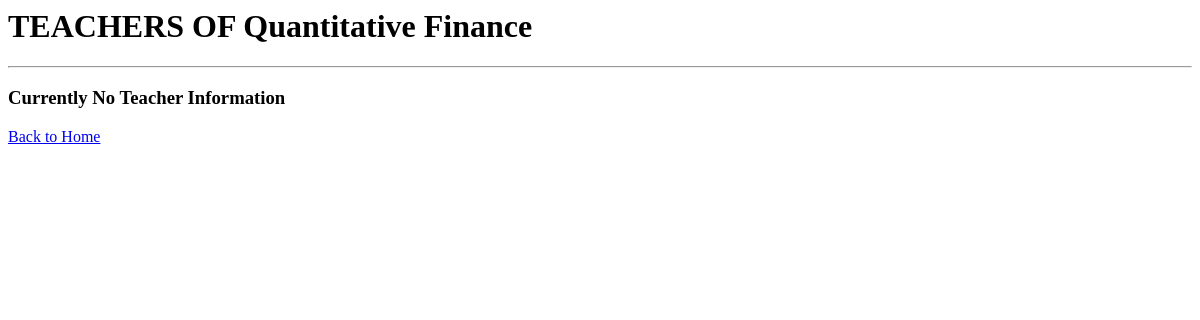
/teachers/?sno=1, run on an earlier commit of the app's database.
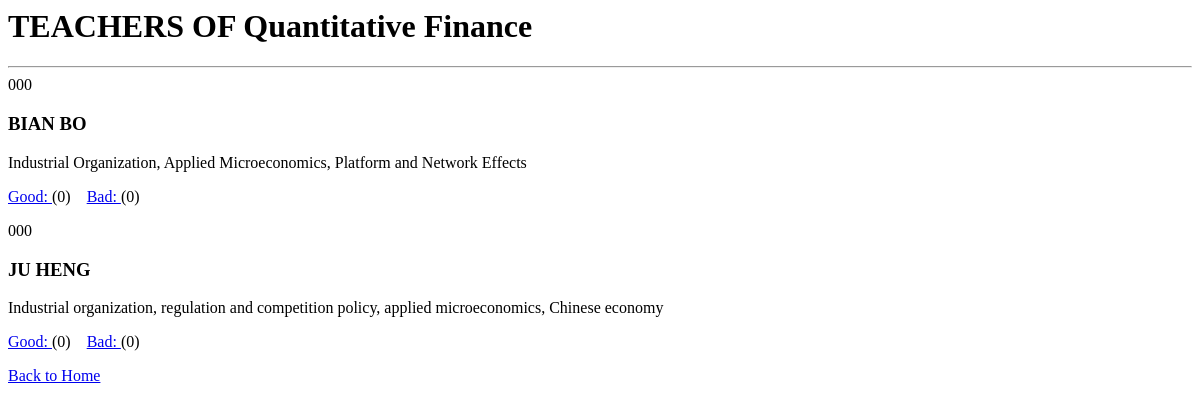
And on a later commit of the database.
### poll/models.py (models this page shows, shortened)
class Subject(models.Model):
    no = models.IntegerField(primary_key = True, verbose_name = 'No.')
    name = models.CharField(max_length =20, verbose_name = 'Name')
    intro = models.CharField(max_length = 511, verbose_name = 'Introduction', default ='')
    create_date = models.DateField(null=True, verbose_name ='Date of Creation')
    is_hot = models.BooleanField(default=False, verbose_name = 'Popularity')
    class Meta:
        db_table = 'tb_subject'
        verbose_name = 'Subject'
        verbose_name_plural = 'Subjects'

class Teacher(models.Model):
    no = models.IntegerField(primary_key =True, verbose_name ='No.')
    name = models.CharField(max_length = 20, verbose_name = 'Name')
    detail = models.CharField(max_length=1023, default ='', blank = True, verbose_name='Details')
    photo = models.CharField(max_length=1023, default='', verbose_name = 'Photo')
    good_count = models.IntegerField(default=0, verbose_name='Good No.')
    bad_count = models.IntegerField(default=0, verbose_name ='Bad No.')
    subject = models.ForeignKey(Subject, on_delete = models.PROTECT, verbose_name='Belongs to')
    class Meta:
        db_table = 'tb_teacher'
        verbose_name = 'Teacher'
        verbose_name_plural = 'Teachers'

### poll/views.py (the view)
# urls.py: path('teachers/', views.show_teachers),
def show_teachers(request):
    try:
        sno = int(request.GET['sno'])
        subject = Subject.objects.get(no=sno)
        teachers = subject.teacher_set.all()
        return render(request, 'teachers.html', {'subject':subject, 'teachers':teachers})
    except (KeyError, ValueError, Subject.DoesNotExist):
        return redirect('/')

### templates/teachers.html (shortened to what this page needs)
{% load static %}
<html lang="en">
<head>
</head>
<body>
    <h1>TEACHERS OF {{ subject.name }}</h1>
    <hr>
    {% if teachers %}
    {% for teacher in teachers %}
    <div>
        <div>
            {{ teacher.photo }}
        </div>
        <div>
            <h3>{{ teacher.name }}</h3>
            <p>{{ teacher.detail }}</p>
            <p class="comment">
                <a href="/prise/?tno={{ teacher.no }}">Good: </a>
                (<span>{{ teacher.good_count }}</span>)
                &nbsp;&nbsp;
                <a href="/critisize/?tno={{ teacher.no }}">Bad: </a>
                (<span>{{ teacher.bad_count }}</span>)
            </p>
        </div>
    </div>
    {% endfor %}
    {% else %}
    <h3>Currently No Teacher Information</h3>
    {% endif %}
    <p>
        <a href="/">Back to Home</a>
    </p>
</body>
</html>

What changed in the data, as far as the page shows it:
added Teacher: photo "000", name "BIAN BO", detail "Industrial Organization, Applied Microeconomics, Platform and Network Effects", good_count "0", bad_count "0"
added Teacher: photo "000", name "JU HENG", detail "Industrial organization, regulation and competition policy, applied microeconomics, Chinese economy", good_count "0", bad_count "0"
Also different on the page:
text no longer shown: "Currently No Teacher Information"
